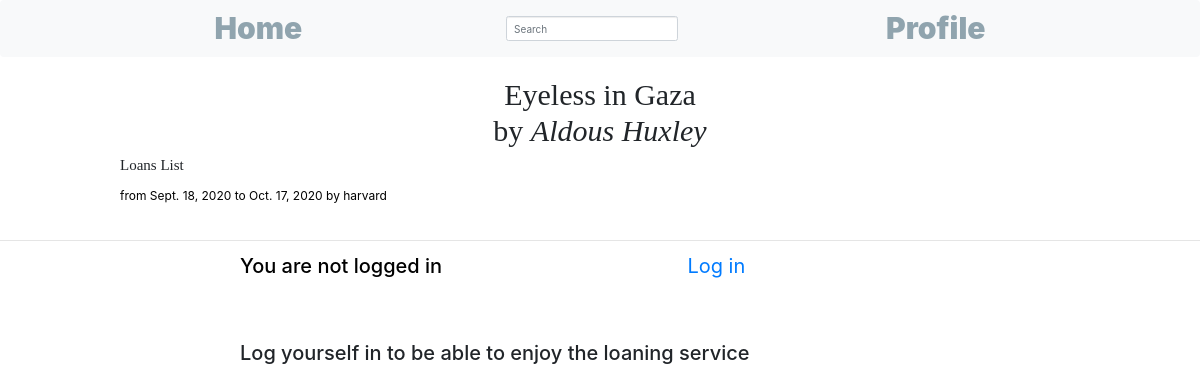
The app's page /book/Eyeless in Gaza with its own data.
### network/models.py (models this page shows, shortened)
class Books(models.Model):
    title = models.CharField(max_length=50)
    author = models.ForeignKey(Author, on_delete=models.CASCADE)
    genre = models.ForeignKey(Genre, on_delete=models.CASCADE)
    year = models.PositiveSmallIntegerField()

class Author(models.Model):
    first_name = models.CharField(max_length=50)
    last_name = models.CharField(max_length=50)
    def __str__(self):
        return self.first_name + ' ' + self.last_name

class Loan(models.Model):
    member = models.CharField(max_length=60)
    books = models.ForeignKey(Books, on_delete=models.CASCADE)
    date_of_loan = models.DateField()
    date_due = models.DateField()

### network/views.py (the view)
# urls.py: path("book/<str:book_title>", views.book_profile, name="book_profile"),
def book_profile(request, book_title):
    try:
        book = Books.objects.get(title=book_title)
        loans_of_book = Loan.objects.filter(books=book).order_by('date_due')
        return render(request, "network/book_profile.html", {"user": request.user, "book": book, "loans_list": loans_of_book})
    except Books.DoesNotExist:
        return render(request, "network/error.html", {"error": "Book does not exist"})

### network/templates/network/book_profile.html (shortened to what this page needs)
{% extends "network/layout.html" %}
{% load static %}
{% block static %}
<link href="{% static 'network/book.css' %}" rel="stylesheet">
{% endblock %}
{% block body %}
<h1>     {{ book.title }} <br> by <i>{{ book.author}}</i> </h1>
{% if loans_list %}
    <span> Loans List </span>
{% else %}
    <span> This book has not any loan yet </span>
{% endif %}
<div>
    {% for loan in loans_list %}
    <div id="loan{{loan.id}}">
        <p> from {{ loan.date_of_loan }} to {{ loan.date_due }} by {{ loan.member }}</p>
    </div>
    {% endfor %}
</div>
    	{% if user.is_authenticated %}
            <form class="loan_form" action="{% url 'new_loan' book=book.title %}" method="POST">
              {% csrf_token %}
              <label for="loaning">Start date:</label>
              <input type="date" id="loaning" name="loan">
              <input type="submit" value="Loan" value="Reserve">
            </form>
            <h3> {{ error }} </h3>
	    {% else %}
            <br>
            <hr>
            <div class="login">
                <h2>   You are not logged in </h2>
                <a href="{% url 'login' %}"> Log in </a> <br>
            </div>
            <h3> Log yourself in to be able to enjoy the loaning service</h3> <br>
	    {% endif %}
{% endblock %}

### network/static/network/book.css (style rules this page uses)
h1 { text-align: center; font-family:'Constantia'; font-size: 300%; }
h2 { font-size: 200%; margin-left: 20%; }
h3 { font-size: 200%; margin-left: 20%; margin-top: 5%; }
span { margin: 10%; font-family:'Constantia'; font-size: 150%; }
div > p { color: black; font-size: 120%; margin: 10px; margin-left: 10%; }
.login > h2 { display: inline; margin-top: 5%; color: black; font-size: 120%; font-size: 200%; margin-left: 20%; margin-right: 20%; }
.login a { font-size: 200%; }

### records on screen
Books: title "Eyeless in Gaza", author "Aldous Huxley"
Loan: date_of_loan "Sept. 18, 2020", date_due "Oct. 17, 2020", member "harvard"
